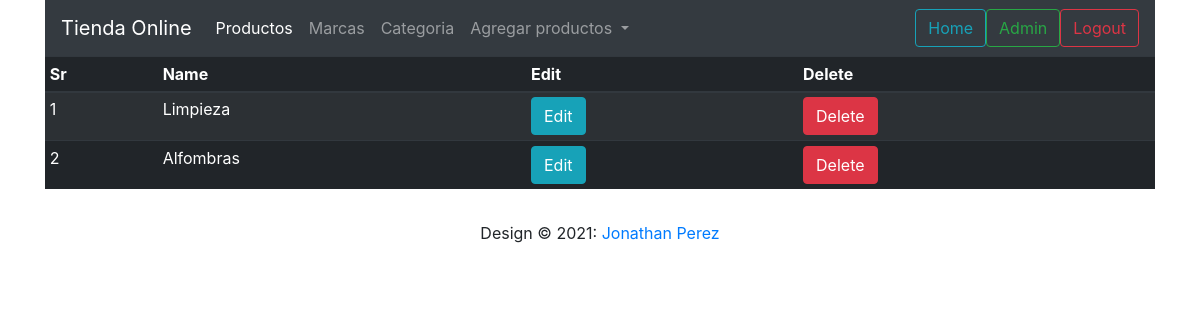
The page /category (signed in) on the database as committed earlier.
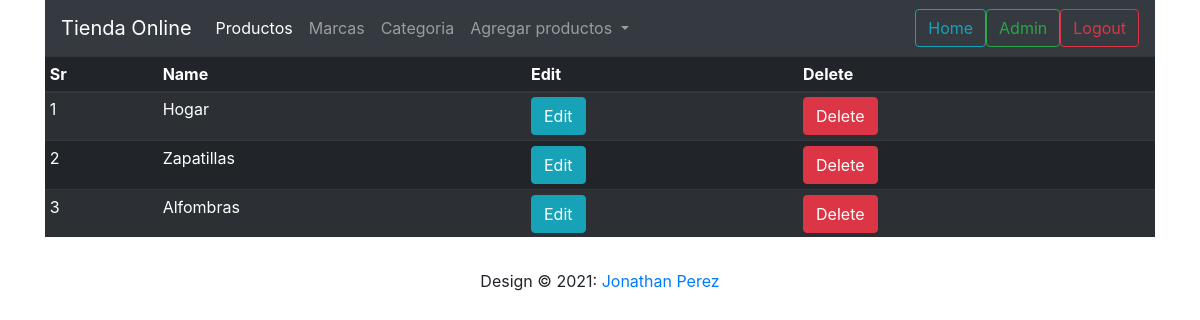
The same page on the database as committed later.
### shop/products/models.py (models this page shows)
class Category(db.Model):
    id = db.Column(db.Integer, primary_key=True)
    name = db.Column(db.String(30), nullable=False, unique=True)

### shop/admin/routes.py (the view)
@app.route('/category')
def category():
    if 'email' not in  session:
        flash('Please login first', 'danger')
        return redirect(url_for('login'))
    categories = Category.query.order_by(Category.id.desc()).all()
    return render_template('admin/brand.html', title='Category page', categories=categories)

### shop/templates/admin/brand.html (shortened to what this page needs)
{% extends 'layout.html'%}
{% block content%}
    <div class="container">
        <nav class="navbar navbar-expand-lg navbar-dark bg-dark">
            <a class="navbar-brand" href="{{url_for('admin')}}">Tienda Online</a>
            <div class="collapse navbar-collapse" id="navbarNavDropdown">
              <ul class="navbar-nav">
                <li class="nav-item active">
                  <a class="nav-link" href="{{url_for('admin')}}">Productos <span class="sr-only">(current)</span></a>
                </li>
                <li class="nav-item">
                  <a class="nav-link" href="{{url_for('brands')}}">Marcas</a>
                </li>
                <li class="nav-item">
                  <a class="nav-link" href="{{url_for('category')}}">Categoria</a>
                </li>
                <li class="nav-item dropdown">
                  <a class="nav-link dropdown-toggle" href="#" id="navbarDropdownMenuLink" role="button" data-toggle="dropdown" aria-haspopup="true" aria-expanded="false">
                    Agregar productos
                  </a>
                </li>
              </ul>
            </div>
            <a href=""<button class="btn btn-outline-info me-2" type="button">Home</button></a>
            <a href="{{url_for('admin')}}"><button class="btn btn-outline-success me-2" type="button">Admin</button></a>
            <a href="{{url_for('logout')}}"><button class="btn btn-outline-danger me-2" type="button">Logout</button></a>
          </nav>
    </div>
<div class="container">
    <table class="table table-sm table-striped table-condensed  table-hover  table-dark">
        <thead>
            <th>Sr</th>
            <th>Name</th>
            <th>Edit</th>
            <th>Delete</th>
        </thead>
        <tbody>
            {% if brands %}
            {% for brand in brands %}
                <tr>
                    <td>{{ loop.index }}</td>
                    <td>{{ brand.name }}</td>
                    <td><a href="{{url_for('updatebrand', id=brand.id)}}" class="btn btn-info">Edit</a></td>
                    <td><a href="" class="btn btn-danger">Delete</a></td>
                </tr>
            {% endfor %}
            {% else %}
            {% for category in categories %}
                <tr>
                    <td>{{ loop.index }}</td>
                    <td>{{ category.name }}</td>
                    <td><a href="{{url_for('updatecat', id=category.id)}}" class="btn btn-info">Edit</a></td>
                    <td><a href="" class="btn btn-danger">Delete</a></td>
                </tr>
            {% endfor %}
            {% endif %}
        </tbody>
    </table>
</div>
{% endblock %}

### shop/templates/layout.html (shortened to what this page needs)
<!doctype html>
<html lang="en">
  <head>
    <link rel="stylesheet" href="https://maxcdn.bootstrapcdn.com/bootstrap/4.0.0/css/bootstrap.min.css">
  </head>
  <body>
  {% block content%}
  {% endblock %}
  <footer class="page-footer font-small blue">
    <div class="footer-copyright text-center py-3"> Design © 2021:
      <a href=""> Jonathan Perez</a>
    </div>
  </footer>
  </body>
</html>

Rows that differ between the two databases and show on the page:
added Category: name "Hogar"
changed Category: name "Limpieza" → "Zapatillas"
